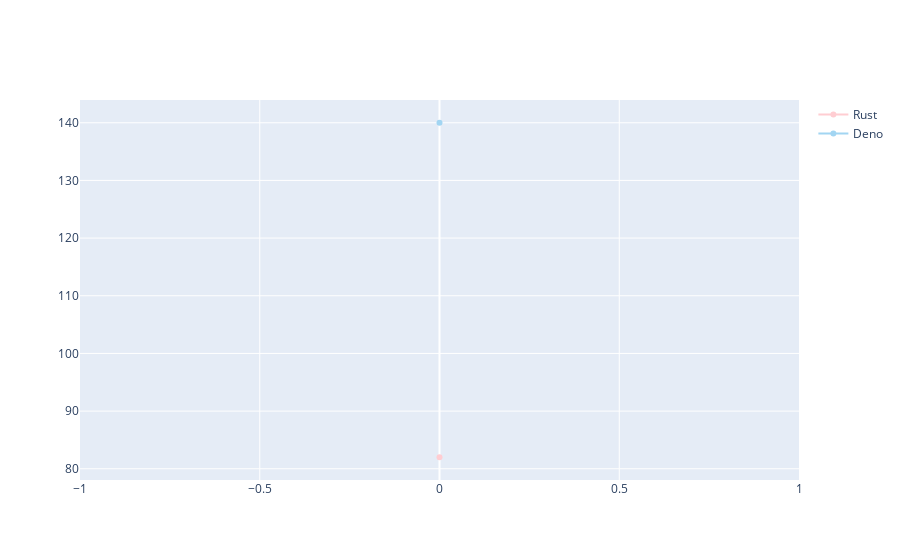

Here is the notebook cell this chart was saved with:
### Markdown cell above
# Hashing

### Code cell
import plotly.graph_objects as go
trace_rust = go.Line(x=hash_source_data.Serie,
            y=hash_source_data.Rust,
			name='Rust',
            marker=dict(color='#ffcdd2'))

trace_deno = go.Line(x=hash_source_data.Serie,
			y=hash_source_data.Deno,
			name='Deno',
            marker=dict(color='#A2D5F2'))



data = [trace_rust, trace_deno]

# py.iplot([trace_rust], filename='rust_timings')
# py.iplot([trace_deno], filename='deno_timings')

py.iplot(data, filename='jupyter-basic_bar')

### Figure 1 — Plotly figure (JSON) as saved in the notebook; plotly's stock layout.template omitted (floating-point values rounded to 4 significant figures)
{"data": [{"marker": {"color": "#ffcdd2"}, "name": "Rust", "type": "scatter", "x": [0], "y": [82]}, {"marker": {"color": "#A2D5F2"}, "name": "Deno", "type": "scatter", "x": [0], "y": [140]}], "layout": {}}
